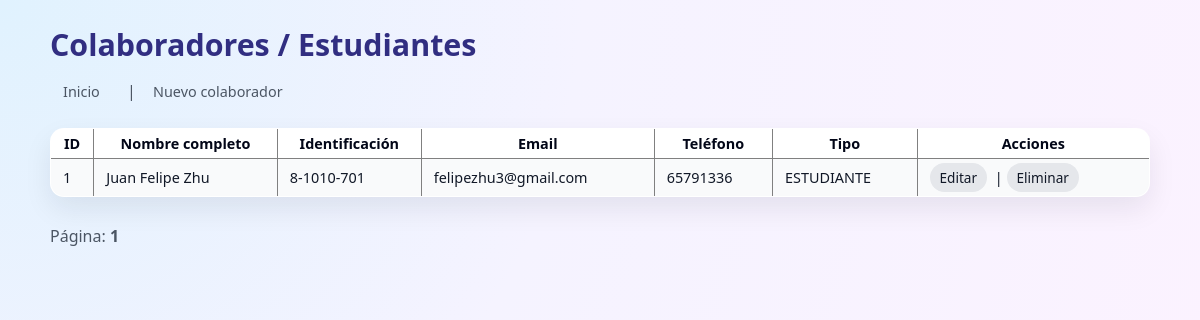
/.history/public/colaboradores_20251130182651.php (signed in), run on the app's committed database.
### tables this page shows
CREATE TABLE IF NOT EXISTS `colaboradores` (
  `id` int NOT NULL AUTO_INCREMENT,
  `primer_nombre` varchar(50) NOT NULL,
  `segundo_nombre` varchar(50) DEFAULT NULL,
  `primer_apellido` varchar(50) NOT NULL,
  `segundo_apellido` varchar(50) DEFAULT NULL,
  `sexo` varchar(10) DEFAULT NULL,
  `fecha_nacimiento` date DEFAULT NULL,
  `foto_perfil` varchar(255) DEFAULT NULL,
  `identificacion` varchar(50) NOT NULL,
  `email` varchar(100) NOT NULL,
  `telefono` varchar(30) DEFAULT NULL,
  `tipo` enum('ESTUDIANTE','COLABORADOR') NOT NULL,
  `creado_en` datetime DEFAULT CURRENT_TIMESTAMP,
  PRIMARY KEY (`id`)
);

### app/core/Database.php (called while the page is built)
<?php
class Database
{
    private static $instance = null;
    private $connection;
    private function __construct()
    {
        $host    = 'sql211.infinityfree.com';
        $db      = 'if0_40622584_mesa_ayuda';
        $user    = 'if0_40622584';
        $pass    = 'tlOvjrdEGpA8J';
        $charset = 'utf8mb4';
        $dsn = "mysql:host=$host;dbname=$db;charset=$charset";
        $this->connection = new PDO($dsn, $user, $pass, [
            PDO::ATTR_ERRMODE            => PDO::ERRMODE_EXCEPTION,
            PDO::ATTR_DEFAULT_FETCH_MODE => PDO::FETCH_ASSOC,
        ]);
    }
    public static function getInstance(): Database
    {
        if (self::$instance === null) {
            self::$instance = new Database();
        }
        return self::$instance;
    }
    public function getConnection(): PDO
    {
        return $this->connection;
    }
}

### .history/app/models/Colaborador_20251130173218.php (called while the page is built, shortened)
<?php
require_once __DIR__ . '/../core/Database.php';
class Colaborador
{
    private $db;
    public function __construct()
    {
        $this->db = Database::getInstance()->getConnection();
    }
    public function listarTodos($limite = 50, $offset = 0)
    {
        $sql = "SELECT * FROM colaboradores
                ORDER BY primer_nombre, primer_apellido
                LIMIT :limite OFFSET :offset";
        $stmt = $this->db->prepare($sql);
        $stmt->bindValue(':limite', (int)$limite, PDO::PARAM_INT);
        $stmt->bindValue(':offset', (int)$offset, PDO::PARAM_INT);
        $stmt->execute();
        return $stmt->fetchAll();
    }
    public function contarTodos()
    {
        $sql = "SELECT COUNT(*) AS total FROM colaboradores";
        $stmt = $this->db->query($sql);
        $row = $stmt->fetch();
        return (int)$row['total'];
    }
}

### .history/public/colaboradores_20251130182651.php (the view, shortened to what this page needs)
<?php
$model = new Colaborador();
$pagina = isset($_GET['p']) ? (int)$_GET['p'] : 1;
$porPagina = 10;
$offset = ($pagina - 1) * $porPagina;
$total = $model->contarTodos();
$colaboradores = $model->listarTodos($porPagina, $offset);
$totalPaginas = ceil($total / $porPagina);
?>
<!DOCTYPE html>
<html lang="es">
<head>
    <link rel="stylesheet" href="../assets/css/style.css">
</head>
<body>
    <h1>Colaboradores / Estudiantes</h1>
    <p>
        <a href="dashboard.php">Inicio</a> |
        <a href="colaborador_form.php">Nuevo colaborador</a>
    </p>
    <table border="1" cellpadding="5" cellspacing="0">
        <tr>
            <th>ID</th>
            <th>Nombre completo</th>
            <th>Identificación</th>
            <th>Email</th>
            <th>Teléfono</th>
            <th>Tipo</th>
            <th>Acciones</th>
        </tr>
        <?php foreach ($colaboradores as $c): ?>
            <tr>
                <td><?= $c['id']; ?></td>
                <td>
                    <?= $c['primer_nombre'] . ' ' .
                       ($c['segundo_nombre'] ? $c['segundo_nombre'].' ' : '') .
                       $c['primer_apellido'] . ' ' .
                       ($c['segundo_apellido'] ?? ''); ?>
                </td>
                <td><?= $c['identificacion']; ?></td>
                <td><?= $c['email']; ?></td>
                <td><?= $c['telefono']; ?></td>
                <td><?= $c['tipo']; ?></td>
                <td>
                    <a href="colaborador_form.php?id=<?= $c['id']; ?>">Editar</a> |
                    <a href="colaborador_eliminar.php?id=<?= $c['id']; ?>"
                       onclick="return confirm('¿Eliminar colaborador?');">
                       Eliminar
                    </a>
                </td>
            </tr>
        <?php endforeach; ?>
    </table>
    <p>
        Página:
        <?php for ($i = 1; $i <= $totalPaginas; $i++): ?>
            <?php if ($i == $pagina): ?>
                <strong><?= $i; ?></strong>
            <?php else: ?>
                <a href="?p=<?= $i; ?>"><?= $i; ?></a>
            <?php endif; ?>
        <?php endfor; ?>
    </p>
</body>
</html>

### assets/css/style.css (style rules this page uses)
:root { --bg-body: #f5f3ff; --bg-card: #ffffff; --bg-header: #4c1d95; --bg-header-soft: #312e81; --primary: #0ea5e9; --primary-soft: #e0f2fe; --primary-dark: #0284c7; --danger: #ef4444; --success: #16a34a; --warning: #f59e0b; --text-main: #020617; --text-soft: #4b5563; --border-soft: #e5e7eb; --shadow-soft: 0 12px 28px rgba(15, 23, 42, 0.08); --radius-card: 14px; --radius-pill: 999px; --transition-fast: 0.18s ease-out; --font-main: system-ui, -apple-system, BlinkMacSystemFont, "Segoe UI", sans-serif; }
*, *::before, *::after { box-sizing: border-box; }
html, body { margin: 0; padding: 0; }
body { font-family: var(--font-main); background: radial-gradient(circle at top left, #e0f2fe 0, #f5f3ff 40%, #fdf2ff 100%); color: var(--text-main); min-height: 100vh; }
body > h1, body > h2, body > h3, body > p, body > form, body > table, .perfil-foto-wrapper, body > hr, body > ul { max-width: 1100px; margin-left: auto; margin-right: auto; }
h1 { font-size: 1.9rem; font-weight: 700; margin: 24px auto 10px auto; color: var(--bg-header-soft); text-align: left; }
p { margin: 6px 0 10px; color: var(--text-soft); line-height: 1.45; }
a { color: var(--primary); text-decoration: none; font-weight: 500; }
body > p a { display: inline-block; margin-right: 10px; padding: 6px 12px; border-radius: var(--radius-pill); border: 1px solid transparent; background-color: transparent; font-size: 0.9rem; color: var(--text-soft); transition: background-color var(--transition-fast), color var(--transition-fast), border-color var(--transition-fast), transform var(--transition-fast); }
table { width: 100%; border-collapse: collapse; margin: 18px auto 28px auto; background-color: var(--bg-card); border-radius: 14px; overflow: hidden; box-shadow: var(--shadow-soft); font-size: 0.9rem; }
table tbody tr:nth-child(even) { background-color: #f9fafb; }
table tbody tr:nth-child(odd) { background-color: #ffffff; }
table td { padding: 9px 12px; border-bottom: 1px solid var(--border-soft); color: #111827; }
table td a { font-size: 0.85rem; padding: 4px 9px; border-radius: var(--radius-pill); border: 1px solid transparent; background-color: #e5e7eb; color: #111827; font-weight: 500; text-decoration: none; margin-right: 4px; }

### data on the page
colaboradores: id "1", primer_nombre "Juan", segundo_nombre "Felipe", primer_apellido "Zhu", identificacion "8-1010-701", email "felipezhu3@gmail.com", telefono "65791336", tipo "ESTUDIANTE"
